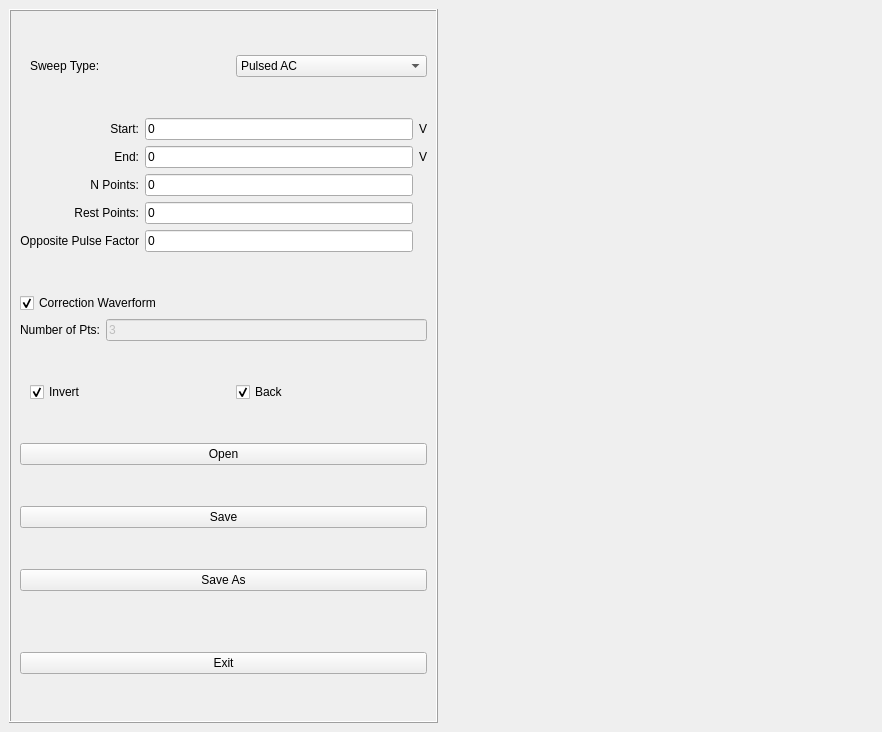
<?xml version="1.0" encoding="UTF-8"?>
<ui version="4.0">
 <class>MainWindow</class>
 <widget class="QMainWindow" name="MainWindow">
  <property name="geometry">
   <rect>
    <x>0</x>
    <y>0</y>
    <width>882</width>
    <height>732</height>
   </rect>
  </property>
  <property name="windowTitle">
   <string>IVCurveGenerator</string>
  </property>
  <widget class="QWidget" name="centralwidget">
   <property name="autoFillBackground">
    <bool>false</bool>
   </property>
   <layout class="QGridLayout" name="gridLayout_3">
    <item row="0" column="1">
     <layout class="QVBoxLayout" name="verticalLayout">
      <item>
       <widget class="MatplotlibWidget" name="mplwidget">
        <property name="sizePolicy">
         <sizepolicy hsizetype="MinimumExpanding" vsizetype="MinimumExpanding">
          <horstretch>0</horstretch>
          <verstretch>0</verstretch>
         </sizepolicy>
        </property>
       </widget>
      </item>
     </layout>
    </item>
    <item row="0" column="0">
     <widget class="QFrame" name="frame">
      <property name="maximumSize">
       <size>
        <width>200</width>
        <height>350</height>
       </size>
      </property>
      <property name="autoFillBackground">
       <bool>true</bool>
      </property>
      <property name="frameShape">
       <enum>QFrame::Box</enum>
      </property>
      <property name="frameShadow">
       <enum>QFrame::Raised</enum>
      </property>
      <layout class="QGridLayout" name="gridLayout_2" rowstretch="0,0,0,0,0,0,0,0,0,0,0,0,0,0,0">
       <property name="sizeConstraint">
        <enum>QLayout::SetMaximumSize</enum>
       </property>
       <item row="10" column="0">
        <widget class="QPushButton" name="pbOpen">
         <property name="text">
          <string>Open</string>
         </property>
        </widget>
       </item>
       <item row="8" column="0">
        <layout class="QHBoxLayout" name="horizontalLayout">
         <property name="spacing">
          <number>15</number>
         </property>
         <property name="sizeConstraint">
          <enum>QLayout::SetFixedSize</enum>
         </property>
         <property name="leftMargin">
          <number>10</number>
         </property>
         <item>
          <widget class="QCheckBox" name="cbInvert">
           <property name="text">
            <string>Invert</string>
           </property>
           <property name="checked">
            <bool>true</bool>
           </property>
          </widget>
         </item>
         <item>
          <widget class="QCheckBox" name="cbBack">
           <property name="text">
            <string>Back</string>
           </property>
           <property name="checked">
            <bool>true</bool>
           </property>
          </widget>
         </item>
        </layout>
       </item>
       <item row="0" column="0">
        <layout class="QHBoxLayout" name="horizontalLayout_2">
         <property name="spacing">
          <number>15</number>
         </property>
         <property name="sizeConstraint">
          <enum>QLayout::SetFixedSize</enum>
         </property>
         <property name="leftMargin">
          <number>10</number>
         </property>
         <item>
          <widget class="QLabel" name="label">
           <property name="text">
            <string>Sweep Type:</string>
           </property>
          </widget>
         </item>
         <item>
          <widget class="QComboBox" name="cbTestType">
           <item>
            <property name="text">
             <string>Pulsed AC</string>
            </property>
           </item>
           <item>
            <property name="text">
             <string>Pulsed DC</string>
            </property>
           </item>
           <item>
            <property name="text">
             <string>Linear</string>
            </property>
           </item>
          </widget>
         </item>
        </layout>
       </item>
       <item row="13" column="0">
        <spacer name="verticalSpacer">
         <property name="orientation">
          <enum>Qt::Vertical</enum>
         </property>
         <property name="sizeType">
          <enum>QSizePolicy::Minimum</enum>
         </property>
         <property name="sizeHint" stdset="0">
          <size>
           <width>20</width>
           <height>20</height>
          </size>
         </property>
        </spacer>
       </item>
       <item row="12" column="0">
        <widget class="QPushButton" name="pbSaveAs">
         <property name="text">
          <string>Save As</string>
         </property>
        </widget>
       </item>
       <item row="11" column="0">
        <widget class="QPushButton" name="pbSave">
         <property name="text">
          <string>Save</string>
         </property>
        </widget>
       </item>
       <item row="1" column="0">
        <layout class="QGridLayout" name="gridLayout">
         <item row="1" column="1">
          <widget class="QLineEdit" name="leEndV">
           <property name="text">
            <string>0</string>
           </property>
          </widget>
         </item>
         <item row="2" column="1">
          <widget class="QLineEdit" name="leNPoints">
           <property name="text">
            <string>0</string>
           </property>
          </widget>
         </item>
         <item row="0" column="1">
          <widget class="QLineEdit" name="leStartV">
           <property name="inputMethodHints">
            <set>Qt::ImhDigitsOnly</set>
           </property>
           <property name="text">
            <string>0</string>
           </property>
          </widget>
         </item>
         <item row="3" column="0">
          <widget class="QLabel" name="lbDuty">
           <property name="text">
            <string>Rest Points:</string>
           </property>
           <property name="alignment">
            <set>Qt::AlignRight|Qt::AlignTrailing|Qt::AlignVCenter</set>
           </property>
          </widget>
         </item>
         <item row="1" column="2">
          <widget class="QLabel" name="lbV2">
           <property name="text">
            <string>V</string>
           </property>
           <property name="alignment">
            <set>Qt::AlignCenter</set>
           </property>
          </widget>
         </item>
         <item row="3" column="1">
          <widget class="QLineEdit" name="leDuty">
           <property name="text">
            <string>0</string>
           </property>
          </widget>
         </item>
         <item row="2" column="0">
          <widget class="QLabel" name="lbNPoints">
           <property name="text">
            <string>N Points:</string>
           </property>
           <property name="alignment">
            <set>Qt::AlignRight|Qt::AlignTrailing|Qt::AlignVCenter</set>
           </property>
          </widget>
         </item>
         <item row="1" column="0">
          <widget class="QLabel" name="lbEnd">
           <property name="text">
            <string>End:</string>
           </property>
           <property name="alignment">
            <set>Qt::AlignRight|Qt::AlignTrailing|Qt::AlignVCenter</set>
           </property>
          </widget>
         </item>
         <item row="0" column="0">
          <widget class="QLabel" name="lbStart">
           <property name="text">
            <string>Start:</string>
           </property>
           <property name="alignment">
            <set>Qt::AlignRight|Qt::AlignTrailing|Qt::AlignVCenter</set>
           </property>
          </widget>
         </item>
         <item row="0" column="2">
          <widget class="QLabel" name="lbV1">
           <property name="text">
            <string>V</string>
           </property>
           <property name="alignment">
            <set>Qt::AlignCenter</set>
           </property>
          </widget>
         </item>
         <item row="4" column="0">
          <widget class="QLabel" name="lbPulseFact">
           <property name="text">
            <string>Opposite Pulse Factor</string>
           </property>
           <property name="alignment">
            <set>Qt::AlignRight|Qt::AlignTrailing|Qt::AlignVCenter</set>
           </property>
          </widget>
         </item>
         <item row="4" column="1">
          <widget class="QLineEdit" name="lePulseFact">
           <property name="text">
            <string>0</string>
           </property>
          </widget>
         </item>
        </layout>
       </item>
       <item row="14" column="0">
        <widget class="QPushButton" name="pbExit">
         <property name="text">
          <string>Exit</string>
         </property>
        </widget>
       </item>
       <item row="6" column="0">
        <layout class="QVBoxLayout" name="verticalLayout_2">
         <item>
          <widget class="QCheckBox" name="cbCorrWave">
           <property name="text">
            <string>Correction Waverform</string>
           </property>
           <property name="checked">
            <bool>true</bool>
           </property>
          </widget>
         </item>
         <item>
          <layout class="QHBoxLayout" name="horizontalLayout_3">
           <item>
            <widget class="QLabel" name="label_2">
             <property name="text">
              <string>Number of Pts:</string>
             </property>
            </widget>
           </item>
           <item>
            <widget class="QLineEdit" name="leCorrWavePts">
             <property name="enabled">
              <bool>false</bool>
             </property>
             <property name="text">
              <string>3</string>
             </property>
            </widget>
           </item>
          </layout>
         </item>
        </layout>
       </item>
      </layout>
     </widget>
    </item>
   </layout>
  </widget>
 </widget>
 <customwidgets>
  <customwidget>
   <class>MatplotlibWidget</class>
   <extends>QWidget</extends>
   <header>matplotlibwidget</header>
  </customwidget>
 </customwidgets>
 <resources/>
 <connections>
  <connection>
   <sender>pbExit</sender>
   <signal>clicked()</signal>
   <receiver>MainWindow</receiver>
   <slot>close()</slot>
   <hints>
    <hint type="sourcelabel">
     <x>56</x>
     <y>418</y>
    </hint>
    <hint type="destinationlabel">
     <x>659</x>
     <y>412</y>
    </hint>
   </hints>
  </connection>
 </connections>
</ui>
